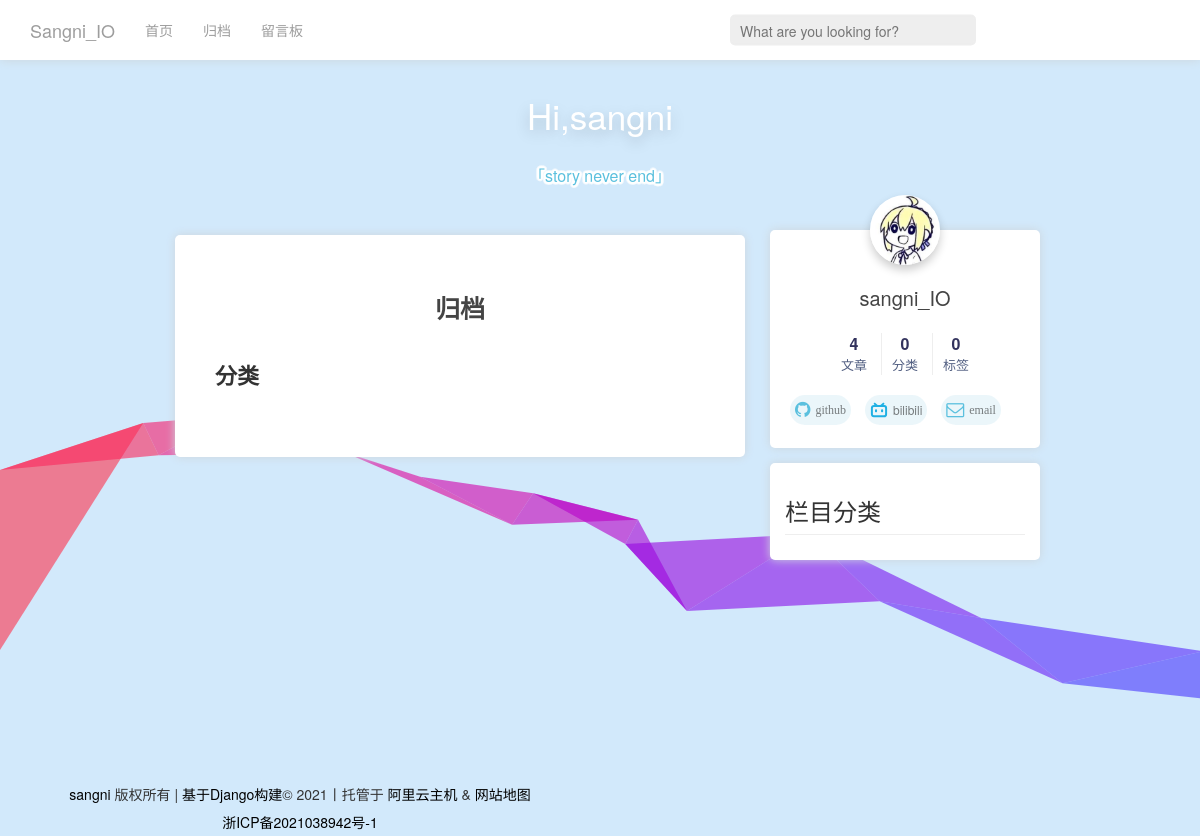
Before: /archive/ with the older database file.
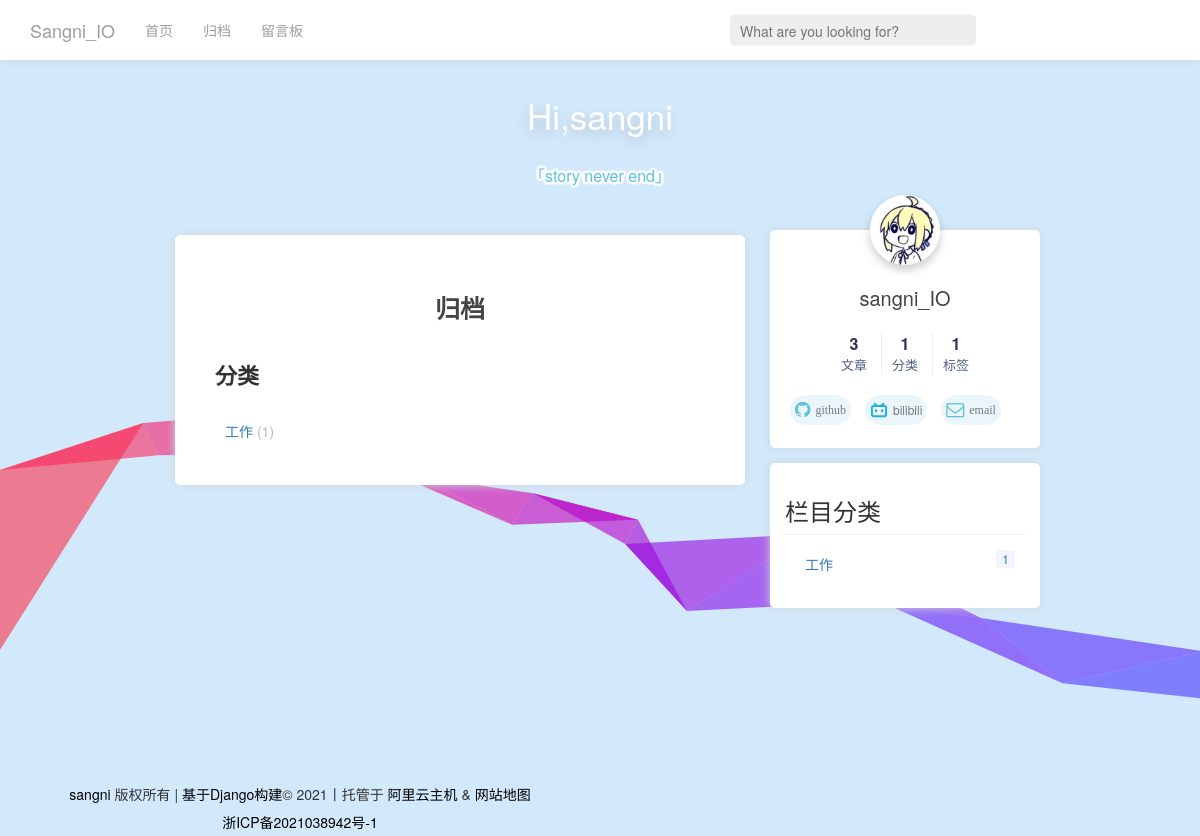
After: the same page with the newer database file.
### web/models.py (models this page shows, shortened)
class Category(models.Model):
    name = models.CharField(verbose_name='博客类别', max_length=20)
    number = models.IntegerField(verbose_name='分类数目', default=0)
    class Meta:
        ordering = ['name']
        verbose_name = "类别名称"
        verbose_name_plural = '分类列表'
        db_table = "category"  # 数据库表名

### web/views.py (the view)
# urls.py: url( r'^archive/$', ArichiveView.as_view(), name='archive' ),
class ArichiveView(View):
    def get(self, request):
        all_blog = models.Article.objects.all().order_by('-created_time')
        all_category = models.Category.objects.all().order_by('id')
        user = models.User.objects.first()
        count_nums = models.Counts.objects.get(id=1)
        blog_nums = count_nums.blog_nums
        cate_nums = count_nums.category_nums
        tag_nums = count_nums.tag_nums
        try:
            page = request.GET.get('page', 1)
        except PageNotAnInteger:
            page = 1
        p = Paginator(all_blog, 5, request=request)
        all_blog = p.page(page)
        return render(request, 'archive.html', {
            'avatar': user.avatar,
            'all_blog': all_blog,
            'all_category': all_category,
            'blog_nums': blog_nums,
            'cate_nums': cate_nums,
            'tag_nums': tag_nums,
        })

### web/templates/archive.html (shortened to what this page needs)
{% extends 'base.html' %}
{% block content %}
    <div class="container col-md-6" id="prime">
        <div class="content article">
            <div class="post-block archive post">
                <div id="posts" class="posts-collapse">
                    <h1 class="post-collapse-title" itemprop="name headline">归档</h1>
                    <div class="category-all-page">
                        <div class="category-all-title">分类</div>
                        <div class="category-all">
                            <ul class="category-list">
                                {% for category in all_category %}
                                <li class="category-list-item">
                                    <a class="category-list-link" href="">{{category.name}}</a>
                                    <span class="category-list-count">({{category.number}})</span>
                                </li>
                                {% endfor %}
                            </ul>
                        </div>
                    </div>
                        {% regroup all_blog.object_list by created_time.year as dates_by_year %}
                 </div>
            </div>
        </div>
    </div>
{% endblock%}

### web/templates/base.html (shortened to what the changed rows need)
<!DOCTYPE html>
<html lang="en">
<head>
    <link rel="stylesheet" href="https://cdn.staticfile.org/font-awesome/4.7.0/css/font-awesome.css">
    <link rel="stylesheet" href="../static/bootstrap.min.css">
    <link rel="stylesheet" href="../static/main.css">
</head>
<body>
<div id="main">
    {% block content %}
    {% endblock %}
    <div id="rightbar" class="fixed-top">
        <div class="my-info">
        <div>
            <nav class="site-state">
                <div class="site-state-item site-state-posts">
                    <a style="cursor: default;">
                        <span class="site-state-item-count">{{blog_nums}}</span>
                        <span class="site-state-item-name">文章</span>
                    </a>
                </div>
                <div class="site-state-item site-state-categories">
                    <a data-toggle="modal" data-target="#blog_categories">
                        <span class="site-state-item-count">{{cate_nums}}</span>
                        <span class="site-state-item-name">分类</span>
                    </a>
                </div>
                <div class="site-state-item site-state-tags">
                    <a data-toggle="modal" data-target="#blog_tags">
                        <span class="site-state-item-count">{{tag_nums}}</span>
                        <span class="site-state-item-name">标签</span>
                    </a>
                </div>
            </nav>
        </div>
        </div>
        <div class="categorys">
            <ul>
                {% for category in all_category %}
                <li >
                    <a href="/type/{{category.id}}">{{category.name}}
                        <span>{{category.number}}</span>
                    </a>
                </li>
                {% endfor %}
            </ul>
        </div>
    </div>
</div>
    <link rel="stylesheet" href="https://cdn.jsdelivr.net/npm/aplayer@1.10.1/dist/APlayer.min.css">
</body>
</html>

Changed rows visible on the page:
added Category: name "工作", number "1"
Other visible differences:
{{ blog_nums }}: "4" → "3"
{{ cate_nums }}: "0" → "1"
{{ tag_nums }}: "0" → "1"
